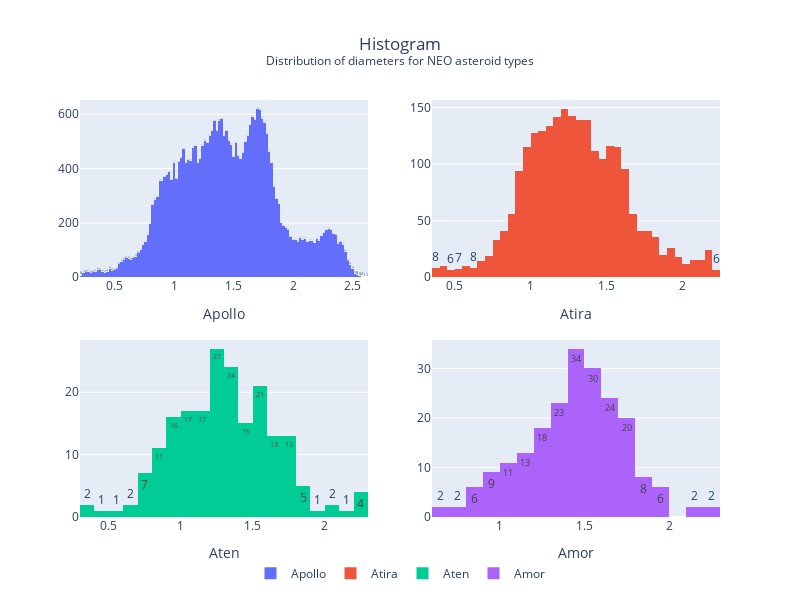

The notebook cell this image was saved under:
### Markdown cell above
Now let's see what the histogram for each looks like.

### Code cell
def histogram_trace(row, col, name):
    diameters = data[data.neo_type == name].diameter

    fig.add_trace(
        go.Histogram(name=name, x=diameters, texttemplate="%{y}"),
        row=row,
        col=col,
    )
    fig.update_xaxes(title_text=name, row=row, col=col)


fig = make_subplots(rows=2, cols=2)
histogram_trace(1, 1, "Apollo")
histogram_trace(1, 2, "Atira")
histogram_trace(2, 1, "Aten")
histogram_trace(2, 2, "Amor")
fig.update_layout(
    height=600,
    width=800,
    title_x=0.5,
    title_text=f"Histogram<br><sup>Distribution of diameters for NEO asteroid types</sup>",
    legend=dict(orientation="h", yanchor="top", xanchor="center", y=-0.1, x=0.5),
)
fig.show()

### Figure 1 — Plotly figure (JSON) as saved in the notebook; plotly's stock layout.template omitted (floating-point values rounded to 4 significant figures; data arrays with more than 128 entries replaced by an {"elided": "..."} marker saying what was removed)
{"data": [{"name": "Apollo", "texttemplate": "%{y}", "type": "histogram", "x": {"elided": "30757 float values"}, "xaxis": "x", "yaxis": "y"}, {"name": "Atira", "texttemplate": "%{y}", "type": "histogram", "x": {"elided": "2378 float values"}, "xaxis": "x2", "yaxis": "y2"}, {"name": "Aten", "texttemplate": "%{y}", "type": "histogram", "x": {"elided": "200 float values"}, "xaxis": "x3", "yaxis": "y3"}, {"name": "Amor", "texttemplate": "%{y}", "type": "histogram", "x": {"elided": "210 float values"}, "xaxis": "x4", "yaxis": "y4"}], "layout": {"height": 600, "legend": {"orientation": "h", "x": 0.5, "xanchor": "center", "y": -0.1, "yanchor": "top"}, "title": {"text": "Histogram<br><sup>Distribution of diameters for NEO asteroid types</sup>", "x": 0.5}, "width": 800, "xaxis": {"anchor": "y", "domain": [0, 0.45], "title": {"text": "Apollo"}}, "xaxis2": {"anchor": "y2", "domain": [0.55, 1], "title": {"text": "Atira"}}, "xaxis3": {"anchor": "y3", "domain": [0, 0.45], "title": {"text": "Aten"}}, "xaxis4": {"anchor": "y4", "domain": [0.55, 1], "title": {"text": "Amor"}}, "yaxis": {"anchor": "x", "domain": [0.575, 1]}, "yaxis2": {"anchor": "x2", "domain": [0.575, 1]}, "yaxis3": {"anchor": "x3", "domain": [0, 0.425]}, "yaxis4": {"anchor": "x4", "domain": [0, 0.425]}}}
